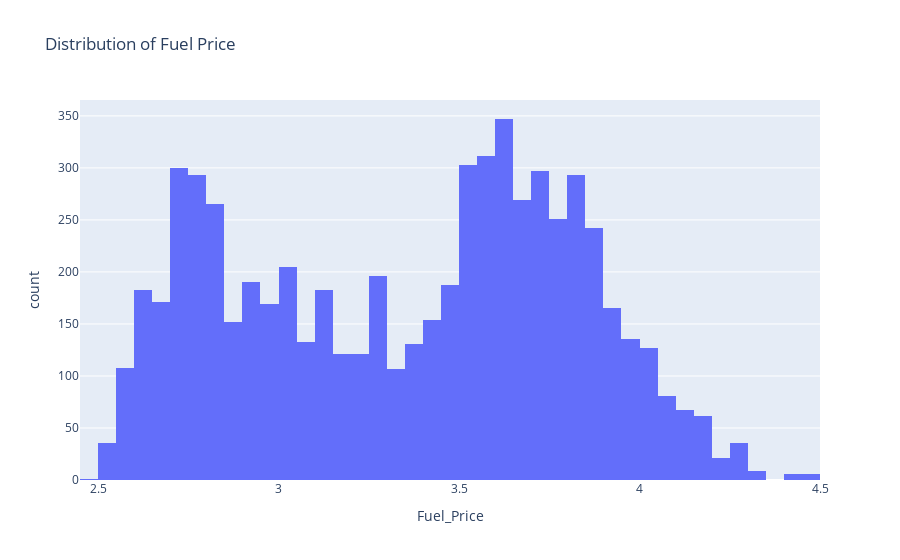

This figure's notebook cell:
### Markdown cell above
##### ***Fuel Price***

### Code cell
fig= px.histogram(df, x='Fuel_Price', title='Distribution of Fuel Price')
fig.show()

### Figure 1 — Plotly figure (JSON) as saved in the notebook; plotly's stock layout.template omitted (floating-point values rounded to 4 significant figures; data arrays with more than 128 entries replaced by an {"elided": "..."} marker saying what was removed)
{"data": [{"alignmentgroup": "True", "bingroup": "x", "hovertemplate": "Fuel_Price=%{x}<br>count=%{y}<extra></extra>", "legendgroup": "", "marker": {"color": "#636efa", "pattern": {"shape": ""}}, "name": "", "offsetgroup": "", "orientation": "v", "showlegend": false, "type": "histogram", "x": {"elided": "6435 float values"}, "xaxis": "x", "yaxis": "y"}], "layout": {"barmode": "relative", "legend": {"tracegroupgap": 0}, "title": {"text": "Distribution of Fuel Price"}, "xaxis": {"anchor": "y", "domain": [0, 1], "title": {"text": "Fuel_Price"}}, "yaxis": {"anchor": "x", "domain": [0, 1], "title": {"text": "count"}}}}
